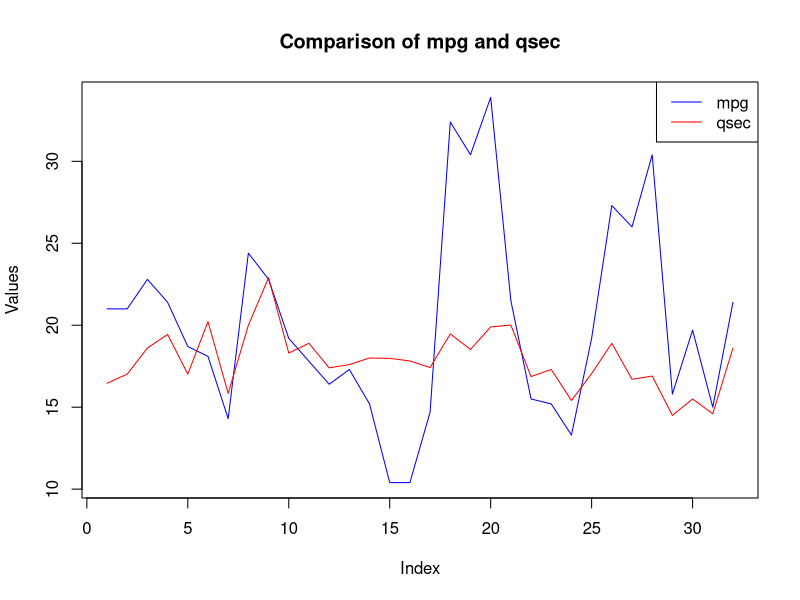

R code for this plot:
# Load the mtcars dataset
data(mtcars)

# Extract mpg and qsec data
mpg_data <- mtcars$mpg
qsec_data <- mtcars$qsec

# Create a line chart with multiple lines
plot(mpg_data, type = "l", col = "blue", xlab = "Index", ylab = "Values", main = "Comparison of mpg and qsec")
lines(qsec_data, col = "red")
legend("topright", legend = c("mpg", "qsec"), col = c("blue", "red"), lty = 1)
